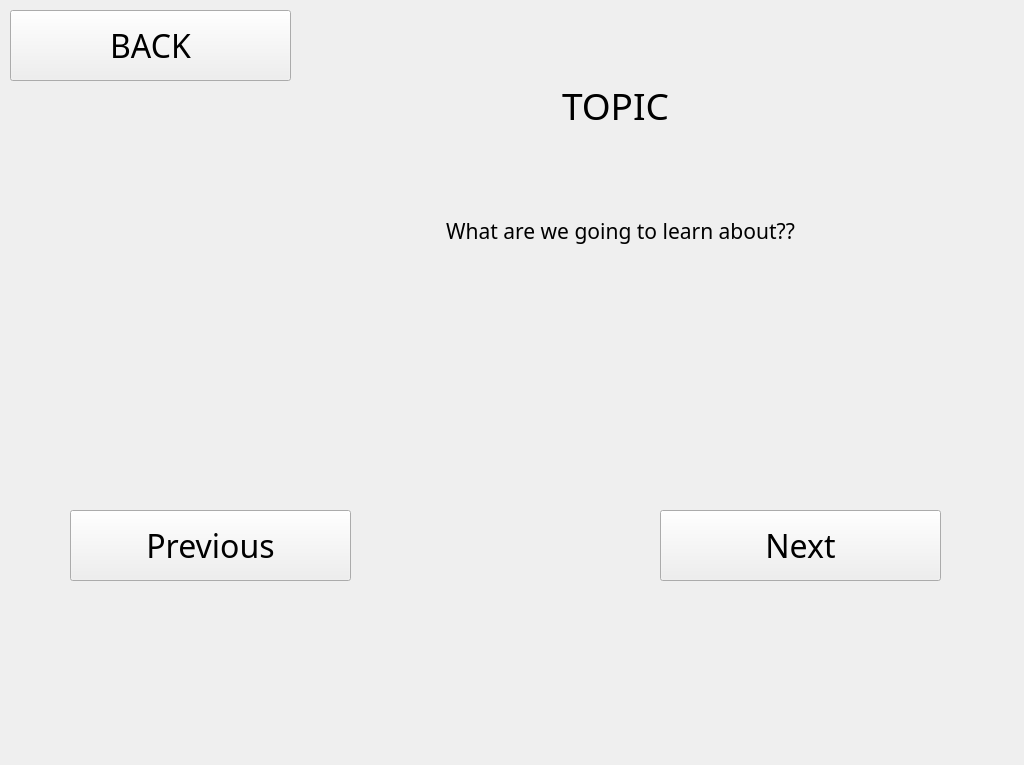
<?xml version="1.0" encoding="UTF-8"?>
<ui version="4.0">
 <class>Classroom</class>
 <widget class="QWidget" name="Classroom">
  <property name="geometry">
   <rect>
    <x>0</x>
    <y>0</y>
    <width>1024</width>
    <height>765</height>
   </rect>
  </property>
  <property name="windowTitle">
   <string>Form</string>
  </property>
  <widget class="QPushButton" name="pushButton_back">
   <property name="geometry">
    <rect>
     <x>10</x>
     <y>10</y>
     <width>281</width>
     <height>71</height>
    </rect>
   </property>
   <property name="font">
    <font>
     <family>Cooper Black</family>
     <pointsize>24</pointsize>
     <weight>50</weight>
     <bold>false</bold>
    </font>
   </property>
   <property name="layoutDirection">
    <enum>Qt::LeftToRight</enum>
   </property>
   <property name="text">
    <string>BACK</string>
   </property>
   <property name="iconSize">
    <size>
     <width>16</width>
     <height>16</height>
    </size>
   </property>
   <property name="autoDefault">
    <bool>false</bool>
   </property>
  </widget>
  <widget class="QPushButton" name="pushButton_previous">
   <property name="geometry">
    <rect>
     <x>70</x>
     <y>510</y>
     <width>281</width>
     <height>71</height>
    </rect>
   </property>
   <property name="font">
    <font>
     <family>Cooper Black</family>
     <pointsize>24</pointsize>
     <weight>50</weight>
     <bold>false</bold>
    </font>
   </property>
   <property name="layoutDirection">
    <enum>Qt::LeftToRight</enum>
   </property>
   <property name="text">
    <string>Previous</string>
   </property>
   <property name="iconSize">
    <size>
     <width>16</width>
     <height>16</height>
    </size>
   </property>
   <property name="autoDefault">
    <bool>false</bool>
   </property>
  </widget>
  <widget class="QPushButton" name="pushButton_next">
   <property name="geometry">
    <rect>
     <x>660</x>
     <y>510</y>
     <width>281</width>
     <height>71</height>
    </rect>
   </property>
   <property name="font">
    <font>
     <family>Cooper Black</family>
     <pointsize>24</pointsize>
     <weight>50</weight>
     <bold>false</bold>
    </font>
   </property>
   <property name="layoutDirection">
    <enum>Qt::LeftToRight</enum>
   </property>
   <property name="text">
    <string>Next</string>
   </property>
   <property name="iconSize">
    <size>
     <width>16</width>
     <height>16</height>
    </size>
   </property>
   <property name="autoDefault">
    <bool>false</bool>
   </property>
  </widget>
  <widget class="QLabel" name="label_chalkboard">
   <property name="geometry">
    <rect>
     <x>390</x>
     <y>130</y>
     <width>461</width>
     <height>201</height>
    </rect>
   </property>
   <property name="font">
    <font>
     <family>Cooper Black</family>
     <pointsize>16</pointsize>
     <weight>50</weight>
     <bold>false</bold>
    </font>
   </property>
   <property name="lineWidth">
    <number>-3</number>
   </property>
   <property name="text">
    <string>What are we going to learn about??</string>
   </property>
   <property name="scaledContents">
    <bool>false</bool>
   </property>
   <property name="alignment">
    <set>Qt::AlignCenter</set>
   </property>
   <property name="wordWrap">
    <bool>true</bool>
   </property>
  </widget>
  <widget class="QLabel" name="background">
   <property name="geometry">
    <rect>
     <x>0</x>
     <y>0</y>
     <width>1024</width>
     <height>600</height>
    </rect>
   </property>
   <property name="text">
    <string/>
   </property>
   <property name="pixmap">
    <pixmap>../src/images/background/Classroom.png</pixmap>
   </property>
   <property name="scaledContents">
    <bool>true</bool>
   </property>
  </widget>
  <widget class="QLabel" name="label_chalkboard_title">
   <property name="geometry">
    <rect>
     <x>390</x>
     <y>80</y>
     <width>451</width>
     <height>51</height>
    </rect>
   </property>
   <property name="font">
    <font>
     <family>Cooper Black</family>
     <pointsize>28</pointsize>
     <weight>50</weight>
     <bold>false</bold>
    </font>
   </property>
   <property name="lineWidth">
    <number>-3</number>
   </property>
   <property name="text">
    <string>TOPIC</string>
   </property>
   <property name="alignment">
    <set>Qt::AlignCenter</set>
   </property>
   <property name="wordWrap">
    <bool>true</bool>
   </property>
  </widget>
  <widget class="QLabel" name="archie">
   <property name="geometry">
    <rect>
     <x>20</x>
     <y>190</y>
     <width>350</width>
     <height>350</height>
    </rect>
   </property>
   <property name="text">
    <string/>
   </property>
  </widget>
  <zorder>background</zorder>
  <zorder>pushButton_back</zorder>
  <zorder>pushButton_previous</zorder>
  <zorder>pushButton_next</zorder>
  <zorder>label_chalkboard_title</zorder>
  <zorder>archie</zorder>
  <zorder>label_chalkboard</zorder>
 </widget>
 <resources/>
 <connections/>
</ui>
